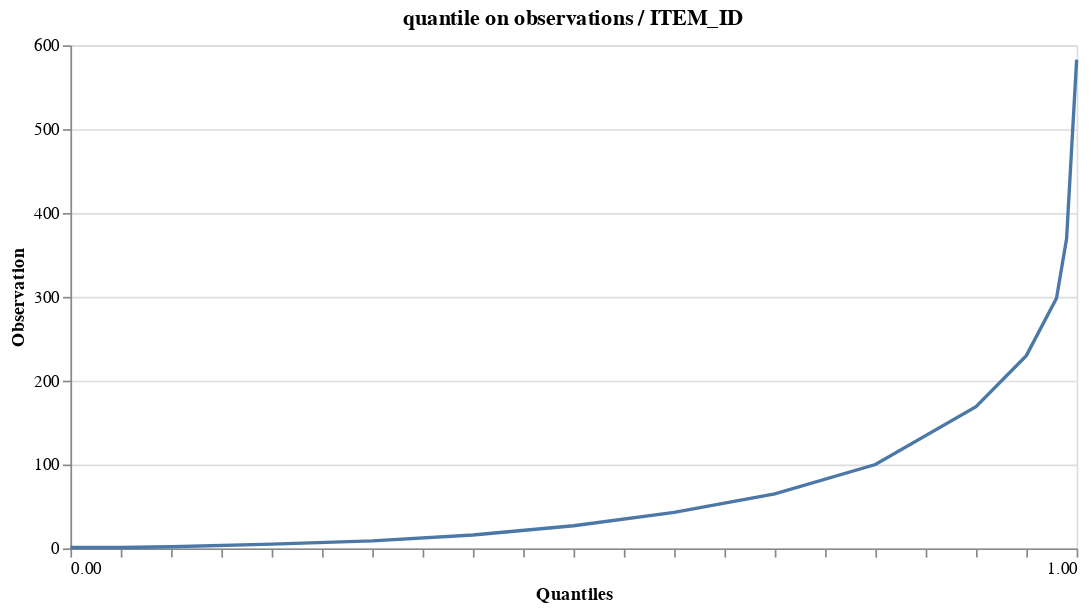

Write notebook code for a chart like this one.
### Markdown cell above
As we can see, only about x% of users have rated y or more items.

### Code cell
helper.draw_quantile(df_interactions, 'ITEM_ID', quantiles=quantiles)

### Figure 1 — Vega-Lite specification as saved in the notebook (floating-point values rounded to 4 significant figures)
{"config": {"view": {"continuousWidth": 400, "continuousHeight": 300}}, "data": {"name": "data-98086ad9f54fcacd659ff03874432fb6"}, "mark": "line", "encoding": {"x": {"type": "quantitative", "axis": {"grid": false, "labelExpr": "datum.value % 1 ? null : datum.label", "tickCount": 17}, "field": "Quantiles"}, "y": {"type": "quantitative", "field": "Observation"}}, "height": 300, "title": "quantile on observations / ITEM_ID", "width": 600, "$schema": "https://vega.github.io/schema/vega-lite/v4.8.1.json", "datasets": {"data-98086ad9f54fcacd659ff03874432fb6": [{"Observation": 1.0, "Quantiles": 0.0}, {"Observation": 1.0, "Quantiles": 0.01}, {"Observation": 1.0, "Quantiles": 0.02}, {"Observation": 1.0, "Quantiles": 0.05}, {"Observation": 2.0, "Quantiles": 0.1}, {"Observation": 5.0, "Quantiles": 0.2}, {"Observation": 9.0, "Quantiles": 0.3}, {"Observation": 16.0, "Quantiles": 0.4}, {"Observation": 27.0, "Quantiles": 0.5}, {"Observation": 43.0, "Quantiles": 0.6}, {"Observation": 65.0, "Quantiles": 0.7}, {"Observation": 100.0, "Quantiles": 0.8}, {"Observation": 169.0, "Quantiles": 0.9}, {"Observation": 229.8, "Quantiles": 0.95}, {"Observation": 298.4, "Quantiles": 0.98}, {"Observation": 369.1, "Quantiles": 0.99}, {"Observation": 583.0, "Quantiles": 1.0}]}}
